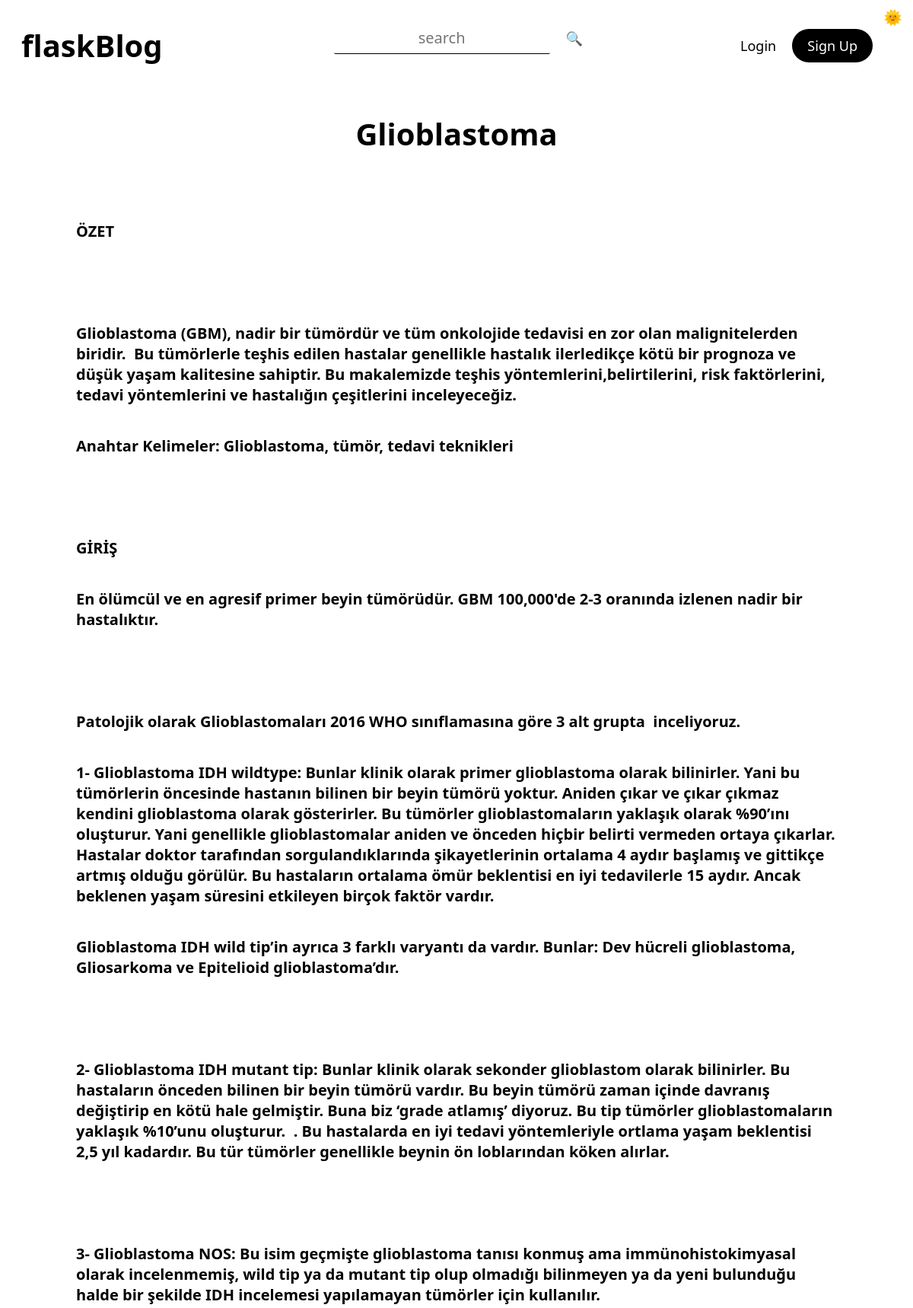
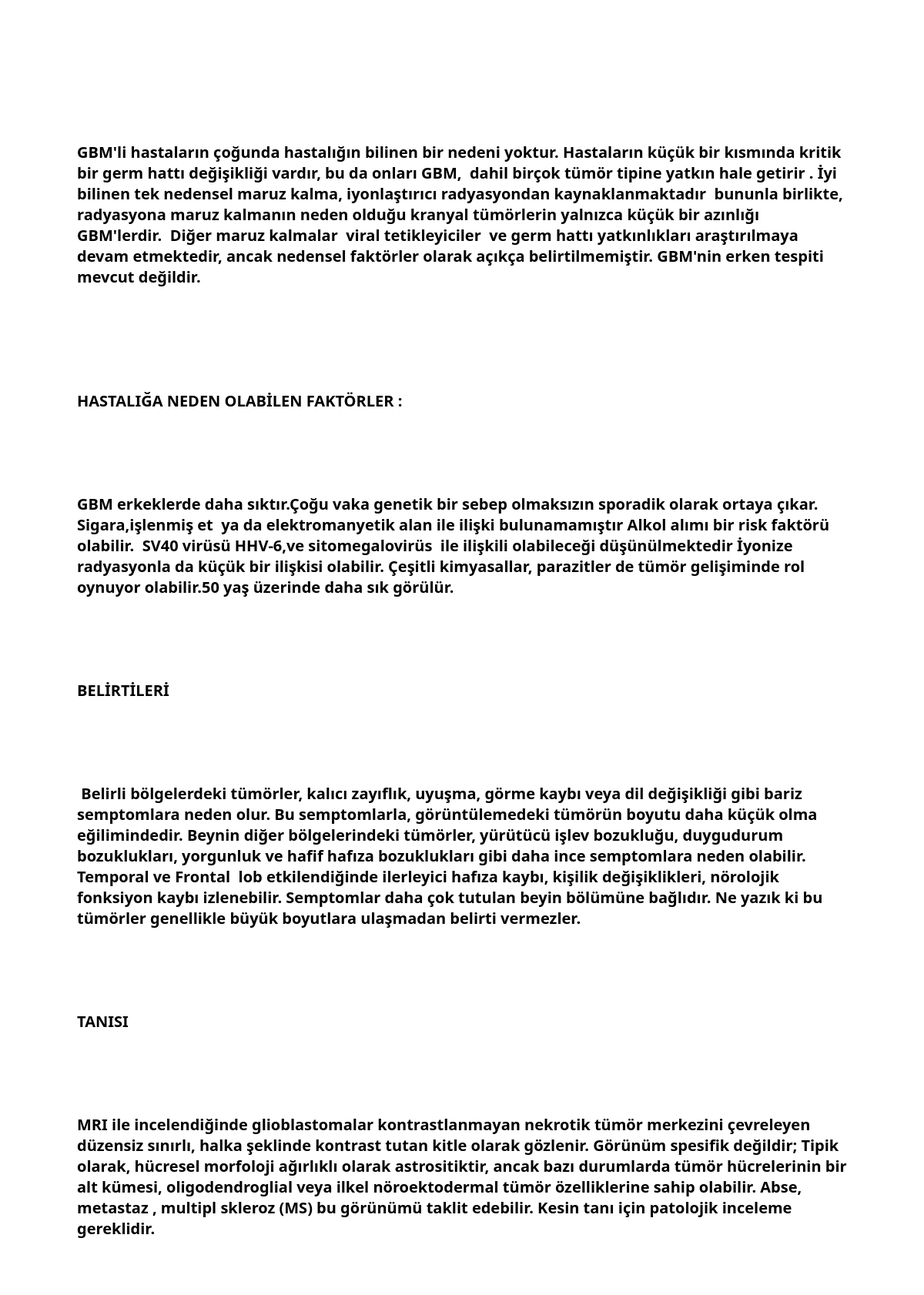
Screenshot of /post/3 (upper part) with the database file from the repository (2 pictures, top to bottom).
### tables this page shows
CREATE TABLE "posts" (
	"id"	INTEGER NOT NULL UNIQUE,
	"title"	TEXT NOT NULL,
	"tags"	TEXT,
	"content"	TEXT NOT NULL,
	"author"	TEXT NOT NULL,
	"date"	TEXT NOT NULL,
	"time"	TEXT NOT NULL,
	"views"	TEXT,
	"lastEditDate"	TEXT,
	"lastEditTime"	TEXT,
	PRIMARY KEY("id" AUTOINCREMENT)
);

### routes/post.py (the view)
@postBlueprint.route("/post/<int:postID>", methods=["GET", "POST"])
def post(postID):
    form = commentForm(request.form)
    connection = sqlite3.connect("db/posts.db")
    cursor = connection.cursor()
    cursor.execute(f"select id from posts")
    posts = str(cursor.fetchall())
    match str(postID) in posts:
        case True:
            message("2", f'POST: "{postID}" FOUND')
            connection = sqlite3.connect("db/posts.db")
            cursor = connection.cursor()
            cursor.execute(f'select * from posts where id = "{postID}"')
            post = cursor.fetchone()
            cursor.execute(f'update posts set views = views+1 where id = "{postID}"')
            connection.commit()
            if request.method == "POST":
                comment = request.form["comment"]
                connection = sqlite3.connect("db/comments.db")
                cursor = connection.cursor()
                cursor.execute(
                    f"""
                    insert into comments(post,comment,user,date,time)
                    values({postID},"{comment}","{session["userName"]}",
                    "{currentDate()}",
                    "{currentTime()}")
                    """
                )
                connection.commit()
                addPoints(5, session["userName"])
                flash("You earned 5 points by commenting ", "success")
                return redirect(f"/post/{postID}")
            connection = sqlite3.connect("db/comments.db")
            cursor = connection.cursor()
            cursor.execute(f'select * from comments where post = "{postID}"')
            comments = cursor.fetchall()
            return render_template(
                "post.html",
                id=post[0],
                title=post[1],
                tags=post[2],
                content=post[3],
                author=post[4],
                views=post[7],
                date=post[5],
                time=post[6],
                form=form,
                comments=comments,
            )
        case False:
            message("1", "404")
            return render_template("404.html")

### forms.py
class commentForm(Form):
    comment = TextAreaField(
        "Comment",
        [validators.Length(min=20, max=500), validators.InputRequired()],
        render_kw={"placeholder": "leave a comment"},
    )

### app.py (called while the page is built)
@app.context_processor
def utility_processor():
    getProfilePicture
    return dict(getProfilePicture=getProfilePicture)

### helpers.py (called while the page is built)
def currentDate():
    return datetime.now().strftime("%d.%m.%y")

def currentTime(seconds=False):
    match seconds:
        case False:
            return datetime.now().strftime("%H:%M")
        case True:
            return datetime.now().strftime("%H:%M:%S")

def message(color, message):
    print(
        f"\n\033[94m[{currentDate()}\033[0m"
        f"\033[95m {currentTime(True)}]\033[0m"
        f"\033[9{color}m {message}\033[0m\n"
    )
    logFile = open("log.log", "a")
    logFile.write(f"[{currentDate()}" f"|{currentTime(True)}]" f" {message}\n")
    logFile.close()

def getProfilePicture(userName):
    connection = sqlite3.connect("db/users.db")
    cursor = connection.cursor()
    cursor.execute(
        f'select profilePicture from users where lower(userName) = "{userName.lower()}"'
    )
    return cursor.fetchone()[0]

### templates/post.html (shortened to what this page needs)
{% extends 'layout.html'%} {%block head%}
<link
  rel="stylesheet"
  href="{{ url_for('static', filename='css/post.css') }}"
/>
{% endblock head %} {%block body%}
<div class="post centeredHorizontally">
  <h1 class="title">{{title}}</h1>
  <p class="content">
    {{content|safe}} <br />
  </p>
{% endblock body %}

### static/css/general.css (style rules this page uses)
:root { --themePrimary: #000; --themeSecondary: #fff; --themeHelper: #303030; --primaryColor: #ff206e; --primaryHelper: #FF4F8C; }
* { font-family: system-ui, "Segoe UI", Roboto, Helvetica, Arial, sans-serif, "Apple Color Emoji", "Segoe UI Emoji", "Segoe UI Symbol"; color: var(--themePrimary); }
html { font-size: 125% !important; }
body { background-color: var(--themeSecondary); }
.centeredHorizontally { margin-left: auto; margin-right: auto; }

### static/css/post.css (style rules this page uses)
.post { display: flex; flex-direction: column; max-width: 50rem; margin-top: 1.5rem; }
.post h1 { text-align: center; }
.title { font-size: 2rem; }

### static/css/editor.css (style rules this page uses)
:root { --ck-border-radius: 1rem; --ck-font-size-base: 1rem; --ck-custom-background: hsl(270, 1%, 29%); --ck-custom-foreground: hsl(255, 3%, 18%); --ck-custom-border: hsl(300, 1%, 22%); --ck-custom-white: var(--light); --ck-color-base-foreground: var(--ck-custom-background); --ck-color-focus-border: hsl(208, 90%, 62%); --ck-color-text: hsl(0, 0%, 98%); --ck-color-shadow-drop: hsla(0, 0%, 0%, 0.2); --ck-color-shadow-inner: hsla(0, 0%, 0%, 0.1); --ck-color-button-default-background: var(--ck-custom-background); --ck-color-button-default-hover-background: hsl(270, 1%, 22%); --ck-color-button-default-active-background: hsl(270, 2%, 20%); --ck-color-button-default-active-shadow: hsl(270, 2%, 23%); --ck-color-button-default-disabled-background: var(--ck-custom-background); --ck-color-button-on-background: var(--ck-custom-foreground); --ck-color-button-on-hover-background: hsl(255, 4%, 16%); --ck-color-button-on-active-background: hsl(255, 4%, 14%); --ck-color-button-on-active-shadow: hsl(240, 3%, 19%); --ck-color-button-on-disabled-background: var(--ck-custom-foreground); --ck-color-button-action-background: hsl(168, 76%, 42%); --ck-color-button-action-hover-background: hsl(168, 76%, 38%); --ck-color-button-action-active-background: hsl(168, 76%, 36%); --ck-color-button-action-active-shadow: hsl(168, 75%, 34%); --ck-color-button-action-disabled-background: hsl(168, 76%, 42%); --ck-color-button-action-text: var(--ck-custom-white); --ck-color-button-save: hsl(120, 100%, 46%); --ck-color-button-cancel: hsl(15, 100%, 56%); --ck-color-dropdown-panel-background: var(--ck-custom-background); --ck-color-dropdown-panel-border: var(--ck-custom-foreground); --ck-color-split-button-hover-background: var(--ck-color-button-default-hover-background); --ck-color-split-button-hover-border: var(--ck-custom-foreground); --ck-color-input-background: var(--ck-custom-background); --ck-color-input-border: hsl(257, 3%, 43%); --ck-color-input-text: hsl(0, 0%, 98%); --ck-color-input-disabled-background: hsl(255, 4%, 21%); --ck-color-input-disabled-border: hsl(250, 3%, 38%); --ck-color-input-disabled-text: hsl(0, 0%, 78%); --ck-color-labeled-field-label-background: var(--ck-custom-background); --ck-color-list-background: var(--ck-custom-background); --ck-color-list-button-hover-background: var(--ck-custom-foreground); --ck-color-list-button-on-background: hsl(208, 88%, 52%); --ck-color-list-button-on-text: var(--ck-custom-white); --ck-color-panel-background: var(--ck-custom-background); --ck-color-panel-border: var(--ck-custom-border); --ck-color-toolbar-background: var(--ck-custom-background); --ck-color-toolbar-border: var(--ck-custom-border); --ck-color-tooltip-background: hsl(252, 7%, 14%); --ck-color-tooltip-text: hsl(0, 0%, 93%); --ck-color-image-caption-background: hsl(0, 0%, 97%); --ck-color-image-caption-text: hsl(0, 0%, 20%); --ck-color-widget-blurred-border: hsl(0, 0%, 87%); --ck-color-widget-hover-border: hsl(43, 100%, 68%); --ck-color-widget-editable-focus-background: var(--ck-custom-white); --ck-color-link-default: hsl(190, 100%, 75%); }

### rows the page displays
posts: title "Glioblastoma", content "ÖZET Glioblastoma (GBM), nadir bir tümördür ve tüm onkolojide tedavisi en zor olan malignitelerden biridir. Bu tümörlerle teşhis edilen hastalar genellikle hastalık ilerledikçe kötü bir prognoza ve düşük yaşam kalitesine sahiptir. Bu makalemizde teşhis yöntemlerini,belirtilerini, risk faktörlerini, tedavi yöntemlerini ve hastalığın çeşitlerini inceleyeceğiz. Anahtar Kelimeler: Glioblastoma, tümör, tedavi teknikleri GİRİŞ En ölümcül ve en agresif primer beyin tümörüdür. GBM 100,000'de 2-3 oranında izlenen nadir bir hastalıktır. Patolojik olarak Glioblastomaları 2016 WHO sınıflamasına göre 3 alt grupta inceliyoruz. 1- Glioblastoma IDH wildtype: Bunlar klinik olarak primer glioblastoma olarak…"
